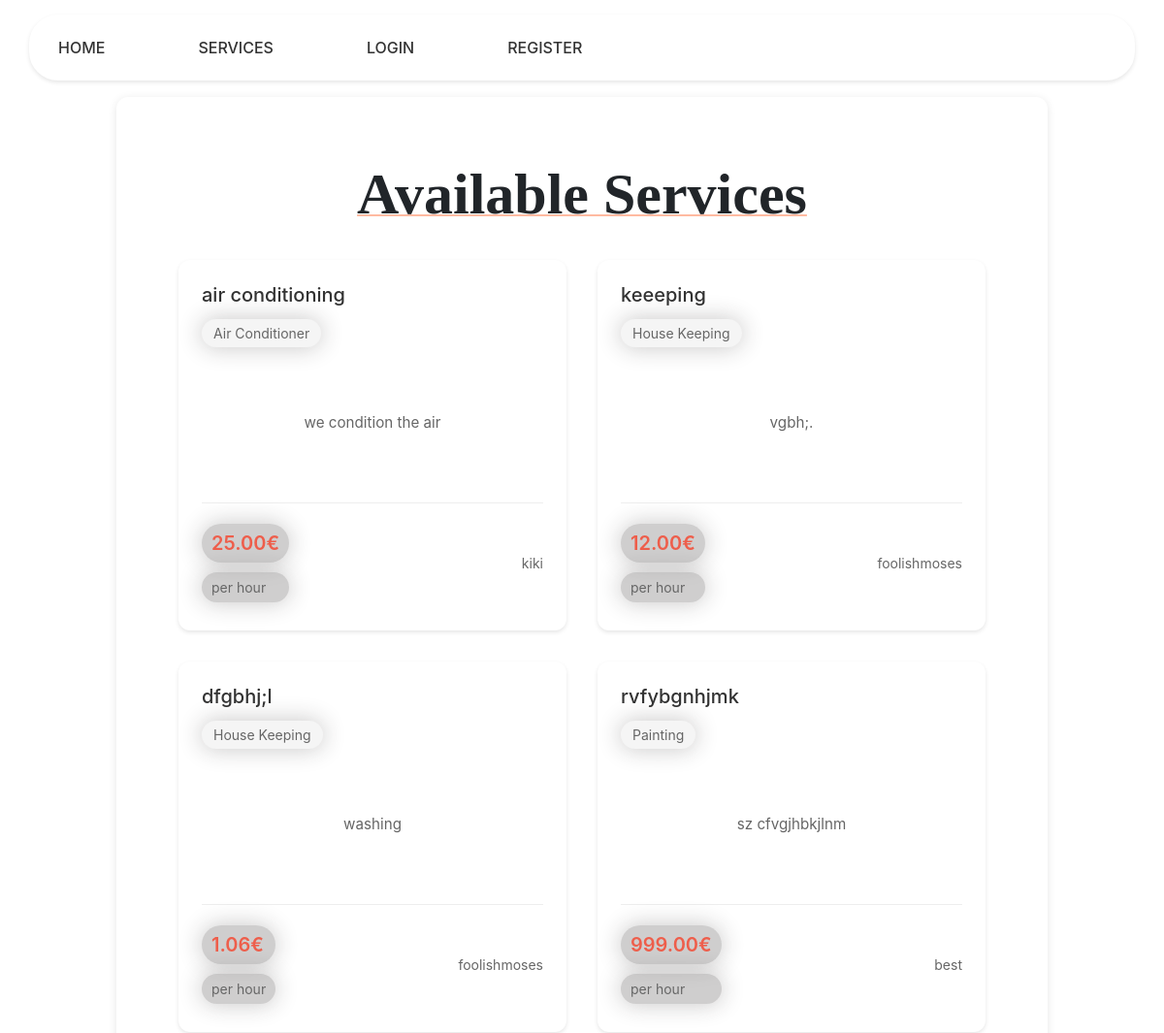
/services/ (upper part), run on an earlier commit of the app's database.
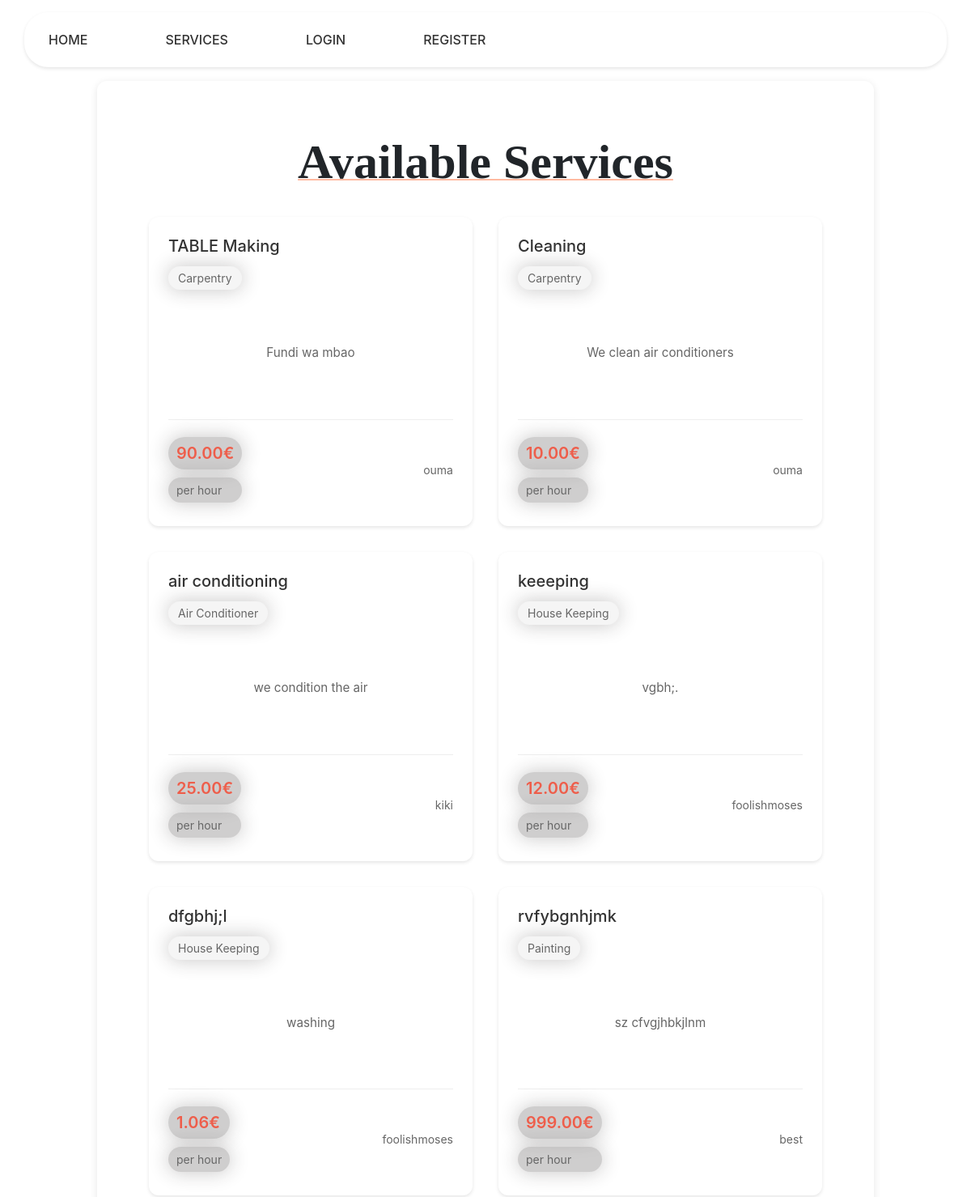
And on a later commit of the database.
### services/models.py (models this page shows, shortened)
class Service(models.Model):
    company = models.ForeignKey(Company, on_delete=models.CASCADE)
    name = models.CharField(max_length=40)
    description = models.TextField()
    price_hour = models.DecimalField(decimal_places=2, max_digits=100)
    rating = models.IntegerField(validators=[MinValueValidator(
        0), MaxValueValidator(5)], default=0)
    choices = (
        ('Air Conditioner', 'Air Conditioner'),
        ('Carpentry', 'Carpentry'),
        ('Electricity', 'Electricity'),
        ('Gardening', 'Gardening'),
        ('Home Machines', 'Home Machines'),
        ('House Keeping', 'House Keeping'),
        ('Interior Design', 'Interior Design'),
        ('Locks', 'Locks'),
        ('Painting', 'Painting'),
        ('Plumbing', 'Plumbing'),
        ('Water Heaters', 'Water Heaters'),
    )
    field = models.CharField(max_length=30, blank=False,
                             null=False, choices=choices)
    date = models.DateTimeField(auto_now=True, null=False)

### users/models.py (models this page shows, shortened)
class Company(models.Model):
    user = models.OneToOneField(
        User, on_delete=models.CASCADE, primary_key=True)
    field = models.CharField(max_length=70, choices=(('Air Conditioner', 'Air Conditioner'),
                                                     ('All in One', 'All in One'),
                                                     ('Carpentry', 'Carpentry'),
                                                     ('Electricity',
                                                      'Electricity'),
                                                     ('Gardening', 'Gardening'),
                                                     ('Home Machines',
                                                      'Home Machines'),
                                                     ('House Keeping',
                                                      'House Keeping'),
                                                     ('Interior Design',
                                                      'Interior Design'),
                                                     ('Locks', 'Locks'),
                                                     ('Painting', 'Painting'),
                                                     ('Plumbing', 'Plumbing'),
                                                     ('Water Heaters', 'Water Heaters')), blank=False, null=False)
    rating = models.IntegerField(
        validators=[MaxValueValidator(5), MinValueValidator(0)], default=0)

class User(AbstractUser):
    is_company = models.BooleanField(default=False)
    is_customer = models.BooleanField(default=False)
    email = models.EmailField(unique=True)
    USERNAME_FIELD = 'email'
    REQUIRED_FIELDS = ['username']
    def __str__(self):
        return self.username

### services/views.py (the view)
# urls.py: path('', views.service_list, name='services_list'),
def service_list(request):
    services = Service.objects.all().order_by("-date")
    return render(request, 'services/list.html', {'services': services})

### services/templates/services/list.html (shortened to what this page needs)
{% extends 'main/base.html' %}
{% block content %}
    <div class="services-container">
        <h1 class="title">Available Services</h1>
        <div class="services-grid">
            {% if services %}
                {% for service in services.all %}
                    <div class="service-card">
                        <div class="service-header">
                            <h3><a href="/services/{{service.id}}">{{ service.name }}</a></h3>
                            <span class="service-field">{{service.field}}</span>
                        </div>
                        <div class="service-description">
                            <p>{{ service.description }}</p>
                        </div>
                        <div class="service-footer">
                            <div class="service-price">
                                <span class="price-amount">{{service.price_hour}}€</span>
                                <span class="price-period">per hour</span>
                            </div>
                            <div class="service-provider">
                                <a href="/company/{{service.company.user}}">{{service.company.user}}</a>
                            </div>
                        </div>
                    </div>
                {% endfor %}
            {% else %}
                <div class="no-services">
                    <h2>No services available yet</h2>
                    <p>Check back later for new service listings</p>
                </div>
            {% endif %}
        </div>
    </div>
{% endblock %}

What changed in the data, as far as the page shows it:
added Service: name "TABLE Making", field "Carpentry", description "Fundi wa mbao", price_hour "90.00", company.user "ouma"
added Service: name "Cleaning", field "Carpentry", description "We clean air conditioners", price_hour "10.00", company.user "ouma"
